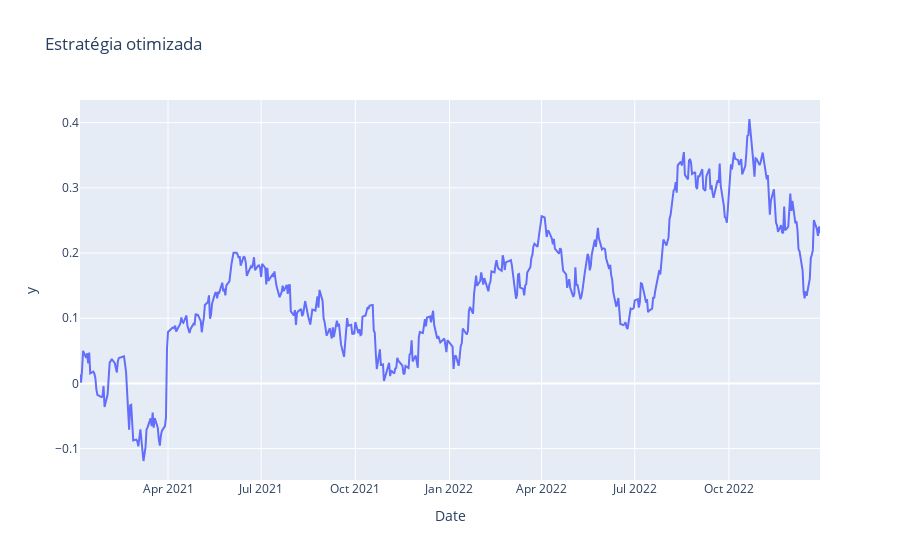

Write notebook code for a chart like this one.
### Code cell
optimized_portfolio = (returns*best_individual).sum(axis=1)  # Soma dos retornos da carteira dia a dia
optimized_portfolio = optimized_portfolio + 1
optimized_portfolio = optimized_portfolio.cumprod() - 1
px.line(optimized_portfolio, title='Estratégia otimizada', x=optimized_portfolio.index, y=optimized_portfolio.values)

### Figure 1 — Plotly figure (JSON) as saved in the notebook; plotly's stock layout.template omitted (floating-point values rounded to 4 significant figures; data arrays with more than 128 entries replaced by an {"elided": "..."} marker saying what was removed)
{"data": [{"hovertemplate": "Date=%{x}<br>y=%{y}<extra></extra>", "legendgroup": "", "line": {"color": "#636efa", "dash": "solid"}, "marker": {"symbol": "circle"}, "mode": "lines", "name": "", "orientation": "v", "showlegend": false, "type": "scatter", "x": {"elided": "496 str values"}, "xaxis": "x", "y": {"elided": "496 float values"}, "yaxis": "y"}], "layout": {"legend": {"tracegroupgap": 0}, "title": {"text": "Estratégia otimizada"}, "xaxis": {"anchor": "y", "domain": [0, 1], "title": {"text": "Date"}}, "yaxis": {"anchor": "x", "domain": [0, 1], "title": {"text": "y"}}}}
